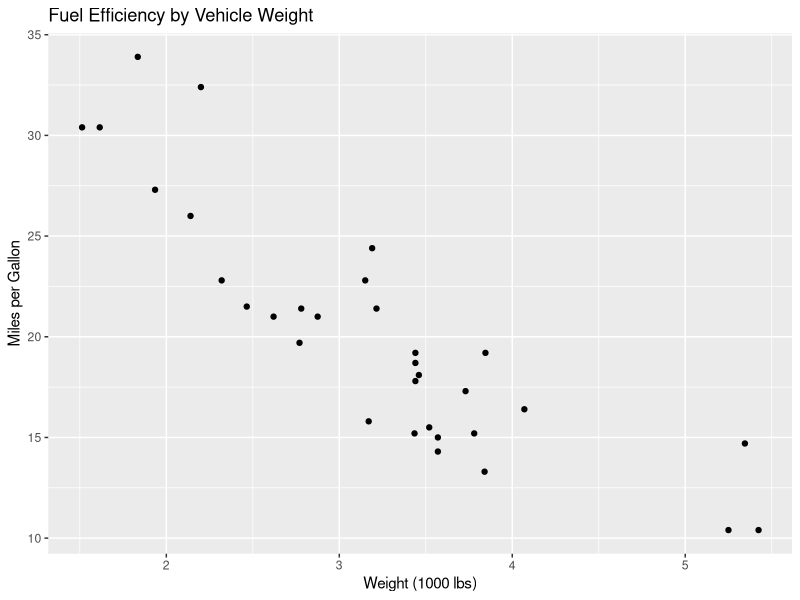

Source code (R):
## ---- chunk 1
knitr::opts_chunk$set(echo = TRUE)
## ---- chunk 2
library(ggplot2)

# Use the built-in 'mtcars' dataset
data(mtcars)

# Display the first rows
head(mtcars)
## ---- chunk 3
# Summary statistics

summary(mtcars$mpg)

# Plot miles per gallon vs weight

ggplot(mtcars, aes(x = wt, y = mpg)) +
geom_point() +
labs(title = "Fuel Efficiency by Vehicle Weight",
x = "Weight (1000 lbs)",
y = "Miles per Gallon")
